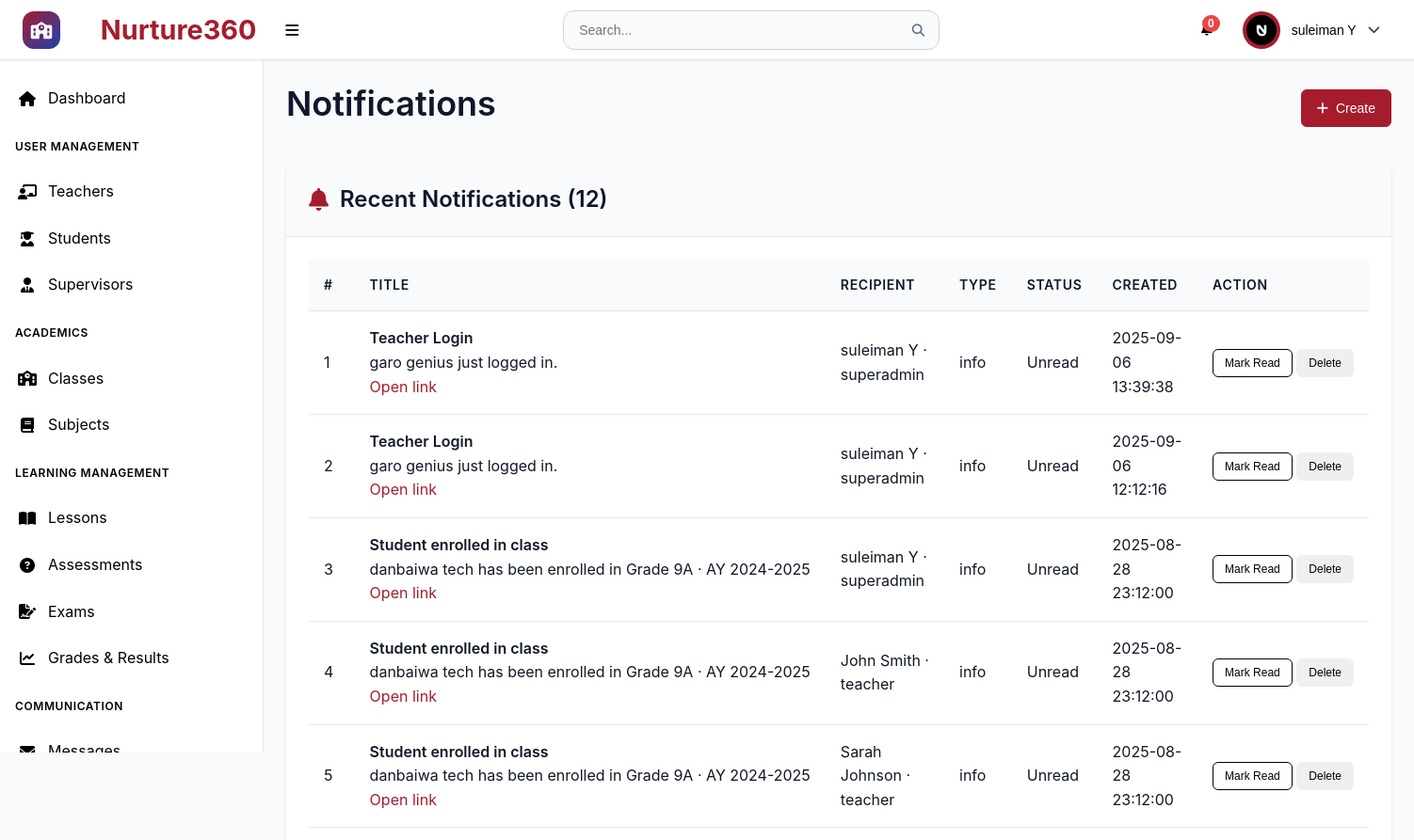
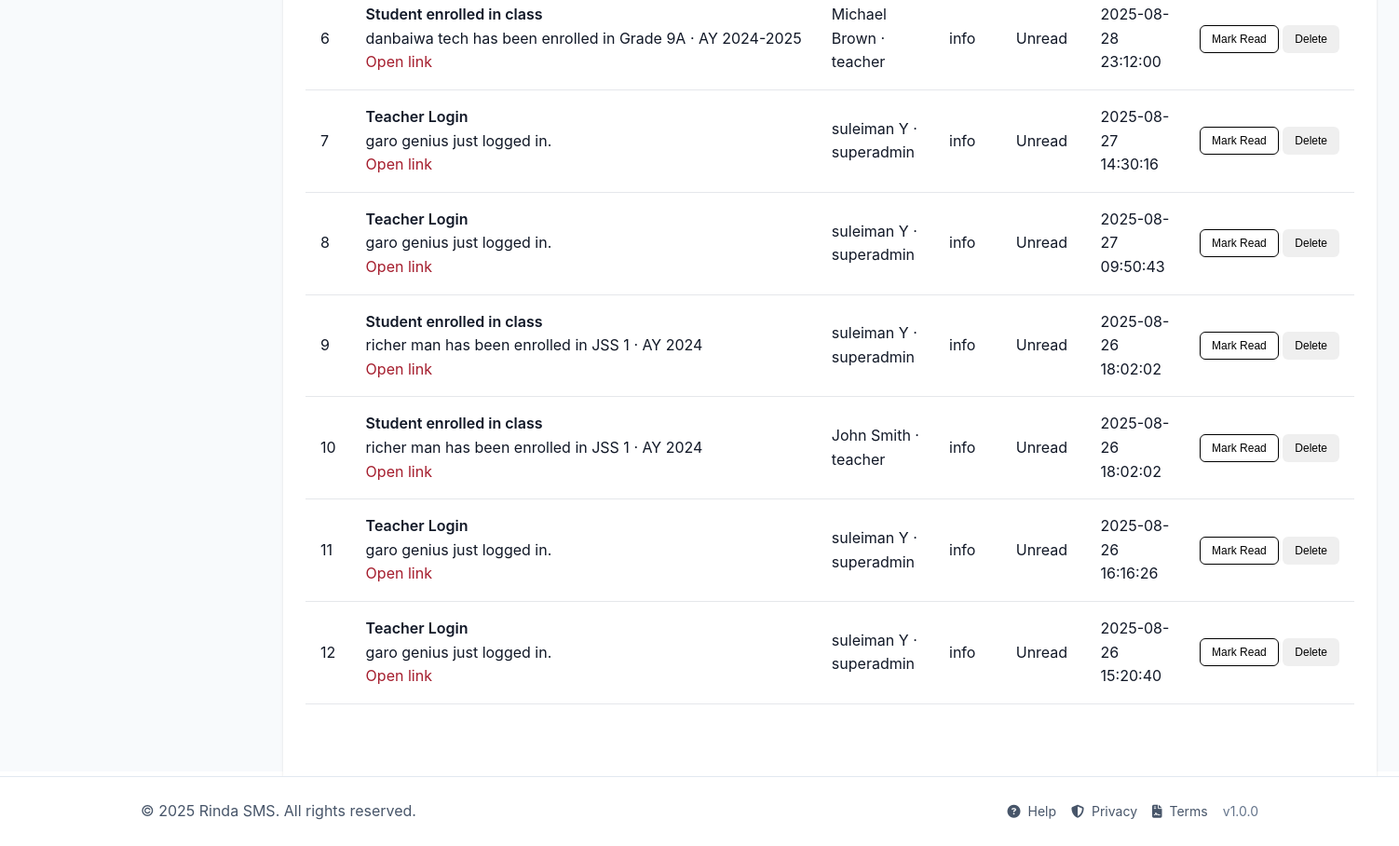
The page /pages/notifications.php (signed in) on the database its author committed (2 pictures, top to bottom).
### tables this page shows
CREATE TABLE `users` (
  `id` int(11) NOT NULL,
  `username` varchar(50) NOT NULL,
  `email` varchar(100) NOT NULL,
  `password_hash` varchar(255) NOT NULL,
  `first_name` varchar(50) NOT NULL,
  `last_name` varchar(50) NOT NULL,
  `role` enum('superadmin','teacher','student','supervisor') NOT NULL,
  `phone` varchar(20) DEFAULT NULL,
  `address` text DEFAULT NULL,
  `profile_image` varchar(255) DEFAULT NULL,
  `is_active` tinyint(1) DEFAULT 1,
  `email_verified` tinyint(1) DEFAULT 0,
  `two_factor_enabled` tinyint(1) DEFAULT 0,
  `last_login` datetime DEFAULT NULL,
  `created_at` timestamp NOT NULL DEFAULT current_timestamp(),
  `updated_at` timestamp NOT NULL DEFAULT current_timestamp() ON UPDATE current_timestamp()
);

CREATE TABLE `notifications` (
  `id` int(11) NOT NULL,
  `user_id` int(11) NOT NULL,
  `title` varchar(255) NOT NULL,
  `message` text NOT NULL,
  `type` enum('info','success','warning','error') DEFAULT 'info',
  `is_read` tinyint(1) DEFAULT 0,
  `action_url` varchar(500) DEFAULT NULL,
  `created_at` timestamp NOT NULL DEFAULT current_timestamp(),
  `read_at` timestamp NULL DEFAULT NULL
);

### pages/notifications.php (the view, shortened to what this page needs)
<?php
$pdo = getDBConnection();
$notifications = [];
try {
    $sql = "SELECT n.*, u.username, u.first_name, u.last_name, u.role
            FROM notifications n
            JOIN users u ON u.id = n.user_id
            WHERE 1=1";
    $params = [];
    $sql .= " ORDER BY n.created_at DESC LIMIT 200";
    $st = $pdo->prepare($sql);
    $st->execute($params);
    $notifications = $st->fetchAll();
} catch (Throwable $e) {}
include '../components/header.php';
?>
<div class="dashboard-container">
  <?php include '../components/sidebar.php'; ?>
  <main class="main-content">
    <div class="page-header">
      <h1>Notifications</h1>
      <div class="header-actions">
        <button class="btn btn-primary" type="button" data-open-modal="createNotification"><i class="fas fa-plus"></i> Create</button>
      </div>
    </div>
    <div class="content-card">
      <div class="card-header">
        <h3><i class="fas fa-bell"></i> Recent Notifications (<?php echo count($notifications); ?>)</h3>
      </div>
      <div class="card-content">
        <?php if (!$notifications): ?>
          <div class="empty-state">No notifications found.</div>
        <?php else: ?>
          <div class="table-responsive">
            <table class="table">
              <thead>
                <tr>
                  <th>#</th>
                  <th>Title</th>
                  <th>Recipient</th>
                  <th>Type</th>
                  <th>Status</th>
                  <th>Created</th>
                  <th>Action</th>
                </tr>
              </thead>
              <tbody>
                <?php $i=1; foreach ($notifications as $n): $nm = trim(($n['first_name']??'').' '.($n['last_name']??'')) ?: ($n['username']??''); ?>
                  <tr>
                    <td><?php echo $i++; ?></td>
                    <td>
                      <div style="font-weight:600;"><?php echo htmlspecialchars($n['title']); ?></div>
                      <div class="muted" style="max-width:520px;white-space:nowrap;overflow:hidden;text-overflow:ellipsis;"><?php echo htmlspecialchars($n['message']); ?></div>
                      <?php if (!empty($n['action_url'])): ?><div><a href="<?php echo htmlspecialchars($n['action_url']); ?>" target="_blank">Open link</a></div><?php endif; ?>
                    </td>
                    <td><?php echo htmlspecialchars($nm . ' · ' . ($n['role'] ?? '')); ?></td>
                    <td><span class="badge"><?php echo htmlspecialchars($n['type']); ?></span></td>
                    <td><?php echo $n['is_read'] ? 'Read' : 'Unread'; ?></td>
                    <td><?php echo htmlspecialchars($n['created_at']); ?></td>
                    <td style="white-space:nowrap">
                      <button class="btn btn-sm btn-outline js-toggle-read" data-id="<?php echo (int)$n['id']; ?>" data-read="<?php echo $n['is_read']?1:0; ?>"><?php echo $n['is_read']? 'Mark Unread' : 'Mark Read'; ?></button>
                      <button class="btn btn-sm btn-danger js-delete" data-id="<?php echo (int)$n['id']; ?>">Delete</button>
                    </td>
                  </tr>
                <?php endforeach; ?>
              </tbody>
            </table>
          </div>
        <?php endif; ?>
      </div>
    </div>
  </main>
</div>
<?php include '../components/footer.php'; ?>

### components/header.php (shortened to what this page needs)
<?php
require_once '../config/config.php';
$user_id = $_SESSION['user_id'] ?? null;
$first_name = $_SESSION['first_name'] ?? '';
$last_name = $_SESSION['last_name'] ?? '';
$user_role = $_SESSION['role'] ?? '';
$profile_image = '';
$profile_image_url = '';
try {
    $pdo = getDBConnection();
    $settings_stmt = $pdo->prepare("SELECT setting_key, setting_value FROM system_settings WHERE setting_key IN ('app_name', 'theme_primary_color', 'theme_secondary_color', 'theme_accent_color', 'theme_mode', 'app_logo', 'app_favicon', 'brand_display')");
    $settings_stmt->execute();
    $settings = [];
    while ($row = $settings_stmt->fetch()) {
        $settings[$row['setting_key']] = $row['setting_value'];
    }
    if ($user_id) {
        $uStmt = $pdo->prepare("SELECT profile_image FROM users WHERE id = ? LIMIT 1");
        $uStmt->execute([$user_id]);
        $uRow = $uStmt->fetch();
        if ($uRow && !empty($uRow['profile_image'])) {
            $profile_image = $uRow['profile_image'];
        }
    }
} catch (PDOException $e) {
    $settings = [
        'app_name' => APP_NAME,
        'theme_primary_color' => DEFAULT_PRIMARY_COLOR,
        'theme_mode' => 'light'
    ];
}
$app_name = $settings['app_name'] ?? APP_NAME;
$theme_mode = $settings['theme_mode'] ?? 'light';
$app_logo = $settings['app_logo'] ?? '';
$brand_display = $settings['brand_display'] ?? 'both';
$hasLogo = !empty($app_logo);
$mode = in_array($brand_display, ['logo','name','both'], true) ? $brand_display : 'both';
$showLogo = $hasLogo && ($mode === 'logo' || $mode === 'both');
$showName = ($mode === 'name' || $mode === 'both');
$showIcon = !$showLogo;
if (!empty($profile_image)) {
    if (preg_match('/^https?:\/\//i', $profile_image)) {
        $profile_image_url = $profile_image;
    } else {
        if ($user_role === 'teacher') {
            $profile_image_url = '../uploads/teachers/' . rawurlencode($profile_image);
        } else {
            $profile_image_url = '../uploads/users/' . rawurlencode($profile_image);
        }
    }
}
?>
<!DOCTYPE html>
<html lang="en" data-theme="<?php echo $theme_mode; ?>">
<head>
    <link rel="stylesheet" href="../assets/css/main.css">
    <link rel="stylesheet" href="../assets/css/components.css">
    <link rel="stylesheet" href="../assets/css/dashboard.css">
    <link rel="stylesheet" href="https://cdnjs.cloudflare.com/ajax/libs/font-awesome/6.4.0/css/all.min.css">
</head>
<body class="role-<?php echo htmlspecialchars($user_role); ?>">
    <header class="header">
        <div class="header-left">
            <?php if ($showIcon): ?>
            <div class="school-icon">
                <i class="fas fa-school"></i>
            </div>
            <?php endif; ?>
            <div class="logo">
                <?php if ($showName): ?>
                    <h1 style="margin-left: 8px; display:inline-block;">&nbsp;<?php echo htmlspecialchars($app_name); ?></h1>
                <?php endif; ?>
                <button class="desktop-toggle" id="desktopSidebarToggle" title="Toggle sidebar">
                    <i class="fas fa-bars"></i>
                </button>
            </div>
        </div>
        <div class="header-center">
            <div class="search-bar">
                <input type="text" placeholder="Search..." id="globalSearch">
                <button type="button">
                    <i class="fas fa-search"></i>
                </button>
            </div>
        </div>
        <div class="header-right">
            <div class="header-actions">
                <div class="notification-dropdown">
                    <button class="notification-btn" id="notificationBtn">
                        <span class="notification-badge" id="notificationBadge">0</span>
                    </button>
                </div>
                <div class="user-dropdown">
                    <button class="user-btn" id="userBtn">
                        <div class="user-avatar">
                            <?php if (!empty($profile_image_url)): ?>
                                <img src="<?php echo htmlspecialchars($profile_image_url); ?>" alt="Avatar" style="width:32px;height:32px;border-radius:50%;object-fit:cover;" onerror="this.style.display='none'; this.parentElement.innerHTML='\\u003ci class=\\'fas fa-user\\'\\u003e\\u003c/i\\u003e';">
                            <?php else: ?>
                                <i class="fas fa-user"></i>
                            <?php endif; ?>
                        </div>
                        <span class="user-name"><?php echo $first_name . ' ' . $last_name; ?></span>
                        <i class="fas fa-chevron-down"></i>
                    </button>
                </div>
            </div>
        </div>
    </header>

### assets/css/main.css (style rules this page uses)
:root { --primary-color: #2563eb; --primary-dark: #1e40af; --primary-light: #3b82f6; --secondary-color: #64748b; --accent-color: #f59e0b; --success-color: #10b981; --warning-color: #f59e0b; --error-color: #ef4444; --info-color: #06b6d4; --white: #ffffff; --gray-50: #f8fafc; --gray-100: #f1f5f9; --gray-200: #e2e8f0; --gray-300: #cbd5e1; --gray-400: #94a3b8; --gray-500: #64748b; --gray-600: #475569; --gray-700: #334155; --gray-800: #1e293b; --gray-900: #0f172a; --font-family: 'Inter', -apple-system, BlinkMacSystemFont, 'Segoe UI', Roboto, sans-serif; --font-size-xs: 0.75rem; --font-size-sm: 0.875rem; --font-size-base: 1rem; --font-size-lg: 1.125rem; --font-size-xl: 1.25rem; --font-size-2xl: 1.5rem; --font-size-3xl: 1.875rem; --font-size-4xl: 2.25rem; --spacing-1: 0.25rem; --spacing-2: 0.5rem; --spacing-3: 0.75rem; --spacing-4: 1rem; --spacing-5: 1.25rem; --spacing-6: 1.5rem; --spacing-8: 2rem; --spacing-10: 2.5rem; --spacing-12: 3rem; --spacing-16: 4rem; --spacing-20: 5rem; --shadow-sm: 0 1px 2px 0 rgb(0 0 0 / 0.05); --shadow: 0 1px 3px 0 rgb(0 0 0 / 0.1), 0 1px 2px -1px rgb(0 0 0 / 0.1); --shadow-md: 0 4px 6px -1px rgb(0 0 0 / 0.1), 0 2px 4px -2px rgb(0 0 0 / 0.1); --shadow-lg: 0 10px 15px -3px rgb(0 0 0 / 0.1), 0 4px 6px -4px rgb(0 0 0 / 0.1); --shadow-xl: 0 20px 25px -5px rgb(0 0 0 / 0.1), 0 8px 10px -6px rgb(0 0 0 / 0.1); --radius-sm: 0.25rem; --radius: 0.375rem; --radius-md: 0.5rem; --radius-lg: 0.75rem; --radius-xl: 1rem; --radius-2xl: 1.5rem; --transition: all 0.2s ease-in-out; --transition-fast: all 0.1s ease-in-out; --transition-slow: all 0.3s ease-in-out; --header-height: 4rem; --sidebar-width: 280px; --sidebar-collapsed-width: 80px; --content-max-width: 1200px; }
* { margin: 0; padding: 0; box-sizing: border-box; }
html { font-size: 16px; scroll-behavior: smooth; height: 100%; }
body { font-family: var(--font-family); font-size: var(--font-size-base); line-height: 1.6; color: var(--gray-800); background-color: var(--gray-50); -webkit-font-smoothing: antialiased; -moz-osx-font-smoothing: grayscale; min-height: 100vh; display: flex; flex-direction: column; }
@media (min-width: 769px) { body { padding-bottom: 80px; } }
h1, h2, h3, h4, h5, h6 { font-weight: 600; line-height: 1.25; margin-bottom: var(--spacing-4); color: var(--gray-900); }
h1 { font-size: var(--font-size-4xl); }
h3 { font-size: var(--font-size-2xl); }
a { color: var(--primary-color); text-decoration: none; transition: var(--transition); }
.btn { display: inline-flex; align-items: center; justify-content: center; gap: var(--spacing-2); padding: var(--spacing-3) var(--spacing-4); font-size: var(--font-size-sm); font-weight: 500; line-height: 1; border: 1px solid transparent; border-radius: var(--radius); cursor: pointer; transition: var(--transition); text-decoration: none; white-space: nowrap; user-select: none; }
.btn-primary { background-color: var(--primary-color); border-color: var(--primary-color); color: var(--white); }
.btn-outline { background-color: transparent; border-color: var(--gray-300); color: var(--gray-700); }
.btn-sm { padding: var(--spacing-2) var(--spacing-3); font-size: var(--font-size-xs); }
.card-header { padding: var(--spacing-6); border-bottom: 1px solid var(--gray-200); background-color: var(--gray-50); }
.card-content { padding: var(--spacing-6); }
.table { width: 100%; border-collapse: collapse; background-color: var(--white); }
.table th, .table td { padding: var(--spacing-4); text-align: left; border-bottom: 1px solid var(--gray-200); }
.table th { background-color: var(--gray-50); font-weight: 600; color: var(--gray-900); font-size: var(--font-size-sm); text-transform: uppercase; letter-spacing: 0.05em; }

### rows shown on the page
users: profile_image (picture)
notifications: title "Teacher Login", message "garo genius just logged in.", user.role "suleiman Y · superadmin", type "info", is_read "Unread", created_at "2025-09-06 13:39:38"
notifications: title "Teacher Login", message "garo genius just logged in.", user.role "suleiman Y · superadmin", type "info", is_read "Unread", created_at "2025-09-06 12:12:16"
notifications: title "Student enrolled in class", message "danbaiwa tech has been enrolled in Grade 9A · AY 2024-2025", user.role "suleiman Y · superadmin", type "info", is_read "Unread", created_at "2025-08-28 23:12:00"
notifications: title "Student enrolled in class", message "danbaiwa tech has been enrolled in Grade 9A · AY 2024-2025", user.role "John Smith · teacher", type "info", is_read "Unread", created_at "2025-08-28 23:12:00"
notifications: title "Student enrolled in class", message "danbaiwa tech has been enrolled in Grade 9A · AY 2024-2025", user.role "Sarah Johnson · teacher", type "info", is_read "Unread", created_at "2025-08-28 23:12:00"
notifications: title "Student enrolled in class", message "danbaiwa tech has been enrolled in Grade 9A · AY 2024-2025", user.role "Michael Brown · teacher", type "info", is_read "Unread", created_at "2025-08-28 23:12:00"
notifications: title "Teacher Login", message "garo genius just logged in.", user.role "suleiman Y · superadmin", type "info", is_read "Unread", created_at "2025-08-27 14:30:16"
notifications: title "Teacher Login", message "garo genius just logged in.", user.role "suleiman Y · superadmin", type "info", is_read "Unread", created_at "2025-08-27 09:50:43"
notifications: title "Student enrolled in class", message "richer man has been enrolled in JSS 1 · AY 2024", user.role "suleiman Y · superadmin", type "info", is_read "Unread", created_at "2025-08-26 18:02:02"
notifications: title "Student enrolled in class", message "richer man has been enrolled in JSS 1 · AY 2024", user.role "John Smith · teacher", type "info", is_read "Unread", created_at "2025-08-26 18:02:02"
notifications: title "Teacher Login", message "garo genius just logged in.", user.role "suleiman Y · superadmin", type "info", is_read "Unread", created_at "2025-08-26 16:16:26"
notifications: title "Teacher Login", message "garo genius just logged in.", user.role "suleiman Y · superadmin", type "info", is_read "Unread", created_at "2025-08-26 15:20:40"

### other values the page prints
$app_name "Nurture360"
$first_name "suleiman"
$last_name "Y"
count($notifications) "12"
APP_NAME "Rinda SMS"
APP_VERSION "1.0.0"
